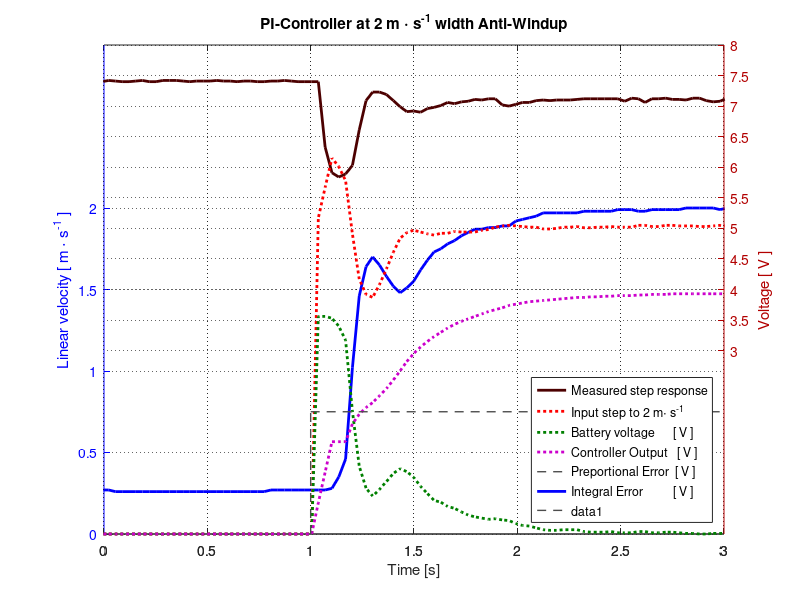

The MATLAB script that drew this image:
p = get(gcf, 'Position')           % These two lines makes the figuresappear the same
set(0, 'DefaultFigurePosition', p) % place on the screen as where you left them last
clear all
close all;
clc;

%csvwrite('simulationPIcalculated.csv', ScopeData3);
simData = csvread('simulationPIcalculated.csv', 0, 0);
simData(:,1) = simData(:,1)-2

data = csvread('LOG00331.csv'); % step 294 for calculated PI controller
                                % step 288 for tuned PI controller
                                % step 299 for P controller with feed forward
                                % step 316 (NO) and 322 (width) anti-windup
                                % moreData step 336 (NO) step 331 (width) anti-windup

%data = csvread('LOG00217.csv');%, 0, 0); 18 to 22    use step 16
data(:,1) = (data(:,1)-3989)/1000;
%data1 = csvread('LOG00224.csv');%, 0, 0);
%data1(:,1) = (data1(:,1)-4035)/1000;
%data2 = csvread('LOG00225.csv');%, 0, 0);
%data2(:,1) = (data2(:,1)-4035)/1000;
%data3 = csvread('LOG00227.csv');%, 0, 0);
%data3(:,1) = (data3(:,1)-4035)/1000;

%data(:,3) = data(:,3);%-5.5;

%[AX, vel, bat] = plotyy( simData(:,1), simData(:,2), data(:,1), data(:,3));
[AX, vel, bat] = plotyy( data(:,1), data(:,2), data(:,1), data(:,3));
set(AX,'NextPlot','add')
plot(AX(2), data(:,1), data(:,4), 'Color', [1 0 0], 'LineWidth', 2, 'LineStyle', ':');
plot(AX(2), data(:,1), data(:,6), 'Color', [0 .5 0], 'LineWidth', 2, 'LineStyle', ':');
plot(AX(2), data(:,1), data(:,5), 'Color', [.8 0 .8], 'LineWidth', 2, 'LineStyle', ':');
%pAdd = plot(AX(2), data(:,1), data(:,4) );
%set(pAdd, 'Color', [1 0 0], 'LineWidth', 2 );


%pAdd = plot(AX(1), data(:,1), data(:,5) );
%set(pAdd, 'Color', [0 .5 0], 'LineWidth', 2 );

set(AX(1),'xlim',[0 3], 'ylim', [0 3], 'ycolor', [0 0 1]);
set(vel, 'Color', [0 0 1], 'LineWidth', 2);
set(AX(2),'xlim',[0 3], 'ylim', [0 8], 'ycolor', [.7 0 0]);
set(bat, 'Color', [.3 0 0], 'LineWidth', 2);

%hline = line([1 10], [1.4 1.4]);
hline = line([1 10], [2 2]);
set(hline, 'Color', [.3 .3 .3], 'LineWidth', 1, 'LineStyle', '--');

legend('Measured step response', 'Input step to 2 m\cdot s^{-1}', 'Battery voltage      [ V ]', 'Controller Output   [ V ]', 'Preportional Error  [ V ]', 'Integral Error          [ V ]', 'Location', 'southeast')
%legend('Measured step response', 'Input step to 2 m\cdot s^{-1}', 'Battery voltage', 'Controller output', 'Location', 'southeast')

%hline = line([1 1], [0 1.4]);
hline = line([1 1], [0 2]);
set(hline, 'Color', [.3 .3 .3], 'LineWidth', 1, 'LineStyle', '--');

%hline = line([1.3 1.3], [0 3]);
%set(hline, 'Color', [0 0 0], 'LineWidth', 1, 'LineStyle', '-');

%%%%%plot( data(:,1), data(:,3), 'k', 'LineWidth', 2);
%scatter( data(:,1), data(:,2), 100, [0 .3 0], '.' );


%plot( simData(:,1), simData(:,4), 'r', 'LineWidth', 2);
%plot( data1(:,1), data1(:,2), 'b', 'LineWidth', 2);
%scatter( data1(:,1), data1(:,2), 100, [0 .3 0], '.' );

%plot( simData(:,1), simData(:,6), 'r', 'LineWidth', 2);
%plot( data2(:,1), data2(:,2), 'b', 'LineWidth', 2);
%scatter( data2(:,1), data2(:,2), 100, [0 .3 0], '.' );

%plot( simData(:,1), simData(:,8), 'r', 'LineWidth', 2);
%plot( data3(:,1), data3(:,2), 'b', 'LineWidth', 2);
%scatter( data3(:,1), data3(:,2), 100, [0 .3 0], '.' );

%Title and axis labels added
title('PI-Controller at 2 m \cdot s^{-1} width Anti-Windup')
xlabel('Time [s]')
ylabel(AX(1), 'Linear velocity [ m \cdot s^{-1} ]')
ylabel(AX(2), 'Voltage [ V ]')
%xlim([ 0 3 ]);

set(AX(1), 'Xgrid', 'on', 'Ygrid', 'on', 'ytick', [0 .5 1 1.5 2], 'GridLineStyle',':', 'GridColor', 'k', 'GridAlpha', .6)
set(AX(2), 'Xgrid', 'on', 'Ygrid', 'on', 'ytick', [3 3.5 4 4.5 5 5.5 6 6.5 7 7.5 8], 'GridLineStyle',':', 'GridColor', 'k', 'GridAlpha', .6)